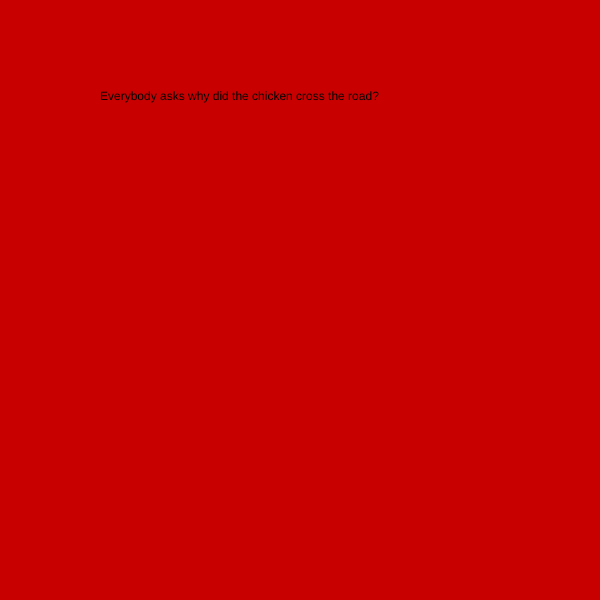
Frame 1 (no input)
Frame 60 (no input): identical to frame 1, image omitted
Frame 120 (the mouse pressed at the canvas centre since frame 60): identical to frame 1, image omitted

The p5.js sketch that drew this single still picture (run headless with seeded random() and noise() and a simulated clock; from frame 60 on, the mouse is pressed at the canvas centre):

// p5.js sketch
// ── sketch.js
myState = 0;
myTimer = 0;

function setup() {
  // put setup code here
  createCanvas(600, 600);
}

function draw() {
  // put drawing code here

  switch (myState) {

    case 0:
      background(200, 0, 0);
      text("Everybody asks why did the chicken cross the road?", 100, 100);

      myTimer++;
      if (myTimer >= 200) {
        myState = 1;
        myTimer = 0;
      }
      break;

    case 1:
      background('lightblue');
      text("But nobody ever asks how the chicken crossed the road.", 100, 100);

      myTimer++;
      if (myTimer >= 200) {
        myState = 2;
        myTimer = 0;
      }
      break;


  }


}
